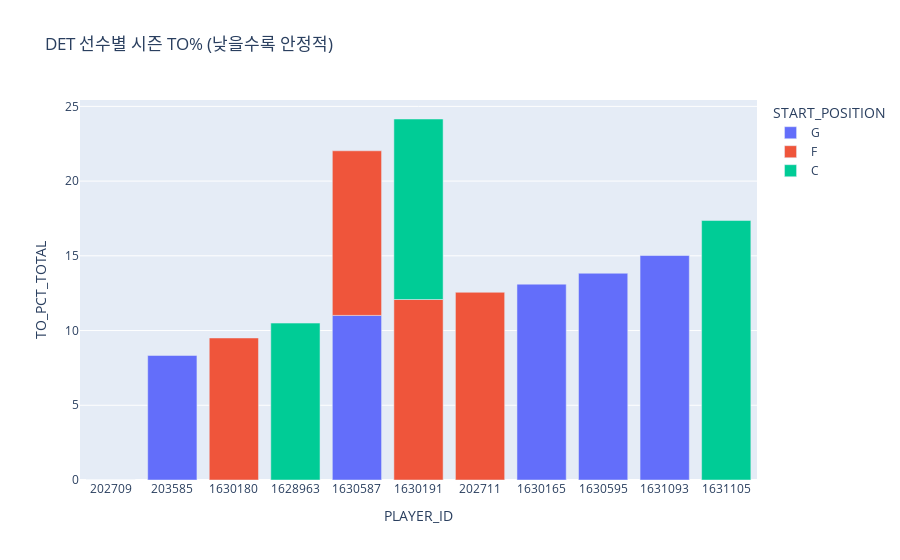

The code cell stored with this chart in its notebook:
### Markdown cell above
### 타겟 vs 상위팀 전체/포지션별

x축: 그룹(타겟, 상위팀) 또는 포지션별(가드/포워드/센터)

y축: 선수 TO%

해석: 타겟 분포가 상위팀보다 위로 치우치면(중앙값↑, IQR↑) 전반적 볼관리 열세.

포지션별로 보면 어느 포지션에서 차이가 큰지 바로 보임.

### Code cell
det_players = (DET.groupby(["PLAYER_ID","START_POSITION"], observed=True)
                 .agg(TO_PCT_TOTAL=("TO_PCT_TOTAL","first"))).reset_index()  # 이미 계산 되어있다고 가정

fig = px.bar(data_frame=det_players.sort_values("TO_PCT_TOTAL"),
             x="PLAYER_ID", y="TO_PCT_TOTAL",
             color="START_POSITION", title="DET 선수별 시즌 TO% (낮을수록 안정적)")
fig.update_layout(xaxis={'categoryorder':'array',
                         'categoryarray':det_players.sort_values("TO_PCT_TOTAL")["PLAYER_ID"]})
fig.show()

### Figure 1 — Plotly figure (JSON) as saved in the notebook; plotly's stock layout.template omitted (floating-point values rounded to 4 significant figures)
{"data": [{"hovertemplate": "START_POSITION=G<br>PLAYER_ID=%{x}<br>TO_PCT_TOTAL=%{y}<extra></extra>", "legendgroup": "G", "marker": {"color": "#636efa", "pattern": {"shape": ""}}, "name": "G", "orientation": "v", "showlegend": true, "textposition": "auto", "type": "bar", "x": ["202709", "203585", "1630587", "1630165", "1630595", "1631093"], "xaxis": "x", "y": [0.0, 8.333, 11.01, 13.1, 13.83, 15.02], "yaxis": "y"}, {"hovertemplate": "START_POSITION=F<br>PLAYER_ID=%{x}<br>TO_PCT_TOTAL=%{y}<extra></extra>", "legendgroup": "F", "marker": {"color": "#EF553B", "pattern": {"shape": ""}}, "name": "F", "orientation": "v", "showlegend": true, "textposition": "auto", "type": "bar", "x": ["1630180", "1630587", "1630191", "202711"], "xaxis": "x", "y": [9.503, 11.01, 12.08, 12.56], "yaxis": "y"}, {"hovertemplate": "START_POSITION=C<br>PLAYER_ID=%{x}<br>TO_PCT_TOTAL=%{y}<extra></extra>", "legendgroup": "C", "marker": {"color": "#00cc96", "pattern": {"shape": ""}}, "name": "C", "orientation": "v", "showlegend": true, "textposition": "auto", "type": "bar", "x": ["1628963", "1630191", "1631105"], "xaxis": "x", "y": [10.5, 12.08, 17.36], "yaxis": "y"}], "layout": {"barmode": "relative", "legend": {"title": {"text": "START_POSITION"}, "tracegroupgap": 0}, "title": {"text": "DET 선수별 시즌 TO% (낮을수록 안정적)"}, "xaxis": {"anchor": "y", "categoryarray": ["202709", "203585", "1630180", "1628963", "1630587", "1630587", "1630191", "1630191", "202711", "1630165", "1630595", "1631093", "1631105"], "categoryorder": "array", "domain": [0, 1], "title": {"text": "PLAYER_ID"}}, "yaxis": {"anchor": "x", "domain": [0, 1], "title": {"text": "TO_PCT_TOTAL"}}}}
